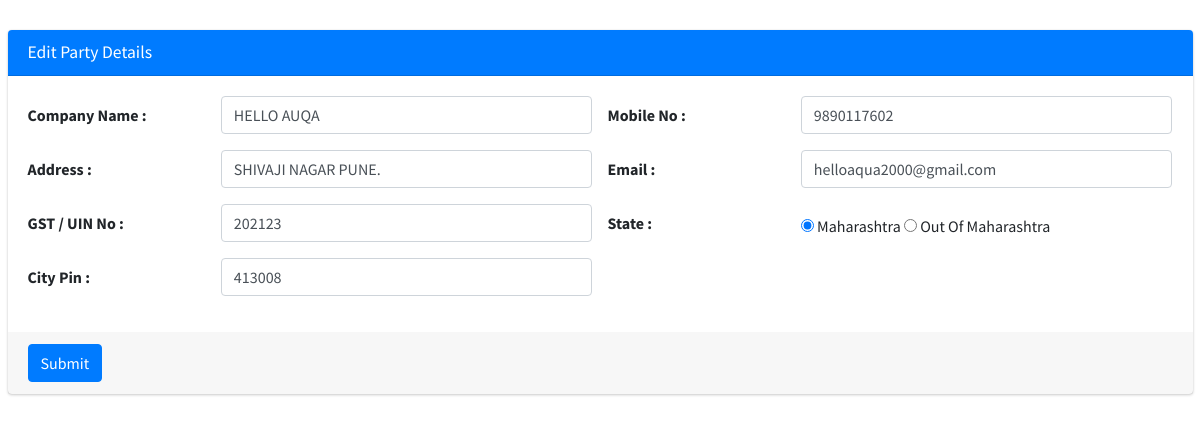
/edit_purchase_customer_master.php?eId=12 (signed in), run on the app's committed database.
### tables this page shows
CREATE TABLE `purchase_party_details` (
  `id` int(11) NOT NULL,
  `company_nm` varchar(100) DEFAULT '0',
  `mobile` varchar(50) DEFAULT '0',
  `adrs` varchar(500) DEFAULT '0',
  `email` varchar(50) DEFAULT '0',
  `gst_no` varchar(30) DEFAULT '0',
  `state` int(4) DEFAULT 0,
  `city_pin` varchar(10) DEFAULT '0',
  `sts` int(4) DEFAULT 0,
  `edt` timestamp NOT NULL DEFAULT current_timestamp()
);

### edit_purchase_customer_master.php (the view, shortened to what this page needs)
<!DOCTYPE html>
<html>
<head>
<?php
  include('common/meta.php');
?>
</head>
<body >
<?php
$eId=$_GET['eId'];
include('lib/function.php');
$qry="SELECT id,company_nm,mobile,adrs,email,gst_no,state,city_pin FROM purchase_party_details WHERE id='$eId'";
$st=$conn->prepare($qry);
$st->execute();
$row=$st->fetch(PDO::FETCH_ASSOC);
$company_nm=$row['company_nm'];
$mobile=$row['mobile'];
$adrs=$row['adrs'];
$email=$row['email'];
$state=$row['state'];
$gst_no=$row['gst_no'];
$city_pin=$row['city_pin'];
?>
<div class="wrapper">
<section class="content-header">
</section>
  <section class="content">
      <div class="container-fluid">
        <div class="card card-primary">
              <div class="card-header">
                <h3 class="card-title">Edit Party Details</h3>
              </div>
              <form class="form-horizontal" action="update_purchase_details.php" method="post">
                <div class="card-body">
                  <div class="form-group row">
                    <label class="col-sm-2 col-form-label">Company Name :</label>
                    <div class="col-sm-4">
                      <input type="text" class="form-control" id="txtconpanynm" name="txtconpanynm" value="<?php echo $company_nm;?>" placeholder="Company Name" required onBlur="ChangeCase(this)">
                    </div>
                    <label class="col-sm-2 col-form-label">Mobile No :</label>
                    <div class="col-sm-4">
                      <input type="number" class="form-control" id="txtmob" name="txtmob" placeholder="Mobile No" value="<?php echo $mobile;?>" required>
                    </div>
                  </div>
                  <div class="form-group row">
                    <label class="col-sm-2 col-form-label">Address :</label>
                    <div class="col-sm-4">
                      <input type="text" class="form-control" id="txtaddress" name="txtaddress" placeholder="Address" value="<?php echo $adrs;?>" required onBlur="ChangeCase(this)">
                    </div>
                    <label class="col-sm-2 col-form-label">Email :</label>
                    <div class="col-sm-4">
                      <input type="email" class="form-control" id="txtemail" name="txtemail" placeholder="Email" value="<?php echo $email;?>" required>
                    </div>
                  </div>
                  <div class="form-group row">
                    <label class="col-sm-2 col-form-label">GST / UIN No :</label>
                    <div class="col-sm-4">
                      <input type="text" class="form-control" id="txtgst" name="txtgst" placeholder="GST / UIN No" value="<?php echo $gst_no;?>" required>
                    </div>
                    <label class="col-sm-2 col-form-label">State :</label>
                    <div class="col-sm-4" style="margin-top:10px">
                      <?php
                    if($state == "1")
					{
						echo '<input type="radio"  id="txtmh" name="txtmh" onClick="chkState();" checked required> Maharashtra
                      <input type="radio"  id="txtomh" name="txtmh" onClick="chkState()" required> Out Of Maharashtra
                      ';
					}
					else
					{
						echo '<input type="radio"  id="txtmh" name="txtmh" onClick="chkState();" required> Maharashtra
                      <input type="radio"  id="txtomh" name="txtmh" onClick="chkState()" checked required> Out Of Maharashtra
                      ';
					}
					?>
                    </div>
                  </div>
                  <div class="form-group row">
                    <label class="col-sm-2 col-form-label">City Pin :</label>
                    <div class="col-sm-4">
                      <input type="text" class="form-control" id="txtcitypin" name="txtcitypin" placeholder="City Pin" value="<?php echo $city_pin;?>" required>
                    </div>
                  </div>
                </div>
                <div class="card-footer">
                  <button type="submit" class="btn btn-primary" id="btnsub" name="btnsub">Submit</button>
                </div>
              </form>
            </div>
      </div>
    </section>
</div>
</body>
</html>

### data on the page
purchase_party_details: txtconpanynm "HELLO AUQA", txtmob "9890117602", txtaddress "SHIVAJI NAGAR PUNE.", txtemail "helloaqua2000@gmail.com", txtgst "202123", txtcitypin "413008"
